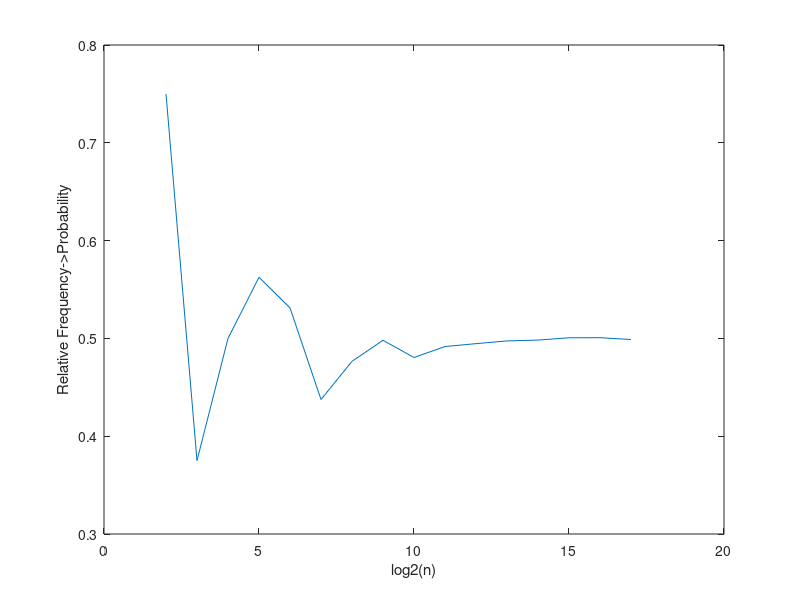

Reproduce this figure in MATLAB. (Note: this script raises an error after producing the figure.)
% coinflip_probability
% Confirm the definition of probability as the limit of relative frequency 
% as the number of trials approaches infinity. Simulate the flip of a coin 
% n times using a random number generator, either from a uniform discrete 
% distribution (for 'heads' and 'tails'), or from a uniform continuous 
% distribution in the interval [0, 1] using a threshold of 0.5 
% (e.g. a number less than 0.5 is 'heads' and greater is 'tails'). 
% Repeat the experiment for increasing n and calculate each time the ratio
% of 'tails' to n trials. Make the corresponding graphical representation 
% of the ratio for different n.




clear

% Create an array of the of values for the sample size as powers of 2
n=2.^(2:17)';
% Maximum Value for iterator i used in for-loop below
imax=length(n);
% Memory allocation for relative frequency p and sample size ni
p=zeros(imax,1);
ni=zeros(imax,1);

for i=1:imax
    
    ni=n(i);
    % Generate ni random numbers from the continius uniform distribution
    % in the interval (0,1)
    x=rand(ni,1);
    % Find which of these numbers are larger than 0.5 (coin flip: tails)                                   
    k=find(x<0.5); 
    %and count them
    tails=length(k);
    % Calculate the relative frequency of tails p
    p(i)=tails/ni;
    % Output: values of n and p 
    fprintf('n=%d  p=%.3f\n',ni,p(i));
    
end

% Create a figure with the plot of relative frequency (p) of tails as a 
% function of sample size (n)
figure(1)
clf
plot(log2(n),p)
xlabel('log2(n)')
ylabel('Relative Frequency->Probability')
hold on
yline(0.5,'r')
grid on
